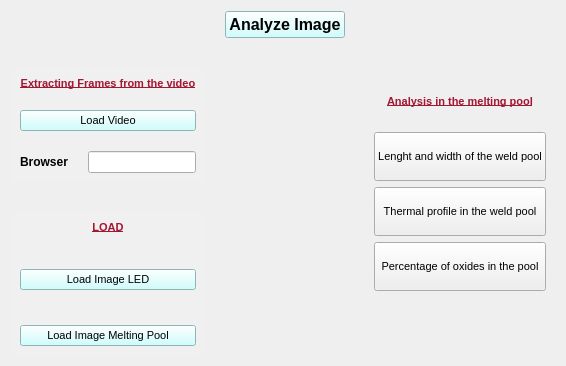
          <widget class="QWidget" name="melting_pool">
           <property name="font">
            <font>
             <pointsize>8</pointsize>
            </font>
           </property>
           <property name="styleSheet">
            <string notr="true">#melting_pool{
	background-color: rgb(240, 150, 150);

}

/*red title labels*/
#frame_extracting_title, #analysis_title, #loader_title {
color:rgb(162, 23, 51);
font-weight:bold;
text-decoration: underline;
}

/*grey rectangle layouts*/
#ImgLoader_rect, #ExtractingFrames_rect {
background-color:rgb(240, 240, 240);
}

/*blue buttons*/
#load_videoBttn, #MePoLoaderbttn, #LEDLoaderbttn, #Analyzebttn {
background-color:rgb(197, 252, 252);
}</string>
           </property>
           <attribute name="title">
            <string>Melting Pool</string>
           </attribute>
           <layout class="QGridLayout" name="gridLayout_13">
            <property name="horizontalSpacing">
             <number>20</number>
            </property>
            <property name="verticalSpacing">
             <number>30</number>
            </property>
            <item row="2" column="0">
             <widget class="QWidget" name="ImgLoader_rect" native="true">
              <layout class="QVBoxLayout" name="verticalLayout_5">
               <property name="spacing">
                <number>35</number>
               </property>
               <item>
                <widget class="QLabel" name="loader_title">
                 <property name="text">
                  <string>LOAD</string>
                 </property>
                 <property name="alignment">
                  <set>Qt::AlignmentFlag::AlignCenter</set>
                 </property>
                </widget>
               </item>
               <item>
                <widget class="QPushButton" name="LEDLoaderbttn">
                 <property name="sizePolicy">
                  <sizepolicy hsizetype="Preferred" vsizetype="Expanding">
                   <horstretch>0</horstretch>
                   <verstretch>0</verstretch>
                  </sizepolicy>
                 </property>
                 <property name="text">
                  <string>Load Image LED</string>
                 </property>
                </widget>
               </item>
               <item>
                <widget class="QPushButton" name="MePoLoaderbttn">
                 <property name="sizePolicy">
                  <sizepolicy hsizetype="Preferred" vsizetype="Expanding">
                   <horstretch>0</horstretch>
                   <verstretch>0</verstretch>
                  </sizepolicy>
                 </property>
                 <property name="text">
                  <string>Load Image Melting Pool</string>
                 </property>
                </widget>
               </item>
              </layout>
             </widget>
            </item>
            <item row="1" column="0">
             <widget class="QWidget" name="ExtractingFrames_rect" native="true">
              <property name="sizePolicy">
               <sizepolicy hsizetype="Expanding" vsizetype="Expanding">
                <horstretch>0</horstretch>
                <verstretch>0</verstretch>
               </sizepolicy>
              </property>
              <layout class="QGridLayout" name="gridLayout_16">
               <property name="spacing">
                <number>20</number>
               </property>
               <item row="2" column="0">
                <widget class="QLabel" name="Browser_label">
                 <property name="font">
                  <font>
                   <bold>true</bold>
                  </font>
                 </property>
                 <property name="text">
                  <string>Browser</string>
                 </property>
                 <property name="alignment">
                  <set>Qt::AlignmentFlag::AlignCenter</set>
                 </property>
                </widget>
               </item>
               <item row="2" column="1">
                <widget class="QLineEdit" name="Browser_show"/>
               </item>
               <item row="0" column="0" colspan="2">
                <widget class="QLabel" name="frame_extracting_title">
                 <property name="sizePolicy">
                  <sizepolicy hsizetype="Expanding" vsizetype="Expanding">
                   <horstretch>0</horstretch>
                   <verstretch>0</verstretch>
                  </sizepolicy>
                 </property>
                 <property name="text">
                  <string>Extracting Frames from the video</string>
                 </property>
                 <property name="alignment">
                  <set>Qt::AlignmentFlag::AlignHCenter|Qt::AlignmentFlag::AlignTop</set>
                 </property>
                </widget>
               </item>
               <item row="1" column="0" colspan="2">
                <widget class="QPushButton" name="load_videoBttn">
                 <property name="sizePolicy">
                  <sizepolicy hsizetype="Expanding" vsizetype="Expanding">
                   <horstretch>0</horstretch>
                   <verstretch>0</verstretch>
                  </sizepolicy>
                 </property>
                 <property name="text">
                  <string>Load Video</string>
                 </property>
                </widget>
               </item>
              </layout>
             </widget>
            </item>
            <item row="1" column="1" colspan="2">
             <widget class="QLabel" name="AnalyzedImg">
              <property name="sizePolicy">
               <sizepolicy hsizetype="Expanding" vsizetype="Expanding">
                <horstretch>0</horstretch>
                <verstretch>0</verstretch>
               </sizepolicy>
              </property>
              <property name="text">
               <string/>
              </property>
              <property name="pixmap">
               <pixmap>../../../.designer/backup/img/placeholderImgEvenSmaller.png</pixmap>
              </property>
              <property name="scaledContents">
               <bool>true</bool>
              </property>
             </widget>
            </item>
            <item row="1" column="3" rowspan="2">
             <widget class="QWidget" name="MeltingPoolAnalysis_rect" native="true">
              <layout class="QVBoxLayout" name="verticalLayout_6">
               <item>
                <widget class="QLabel" name="analysis_title">
                 <property name="text">
                  <string>Analysis in the melting pool</string>
                 </property>
                 <property name="alignment">
                  <set>Qt::AlignmentFlag::AlignCenter</set>
                 </property>
                </widget>
               </item>
               <item>
                <widget class="QPushButton" name="pushButton">
                 <property name="sizePolicy">
                  <sizepolicy hsizetype="Preferred" vsizetype="Preferred">
                   <horstretch>0</horstretch>
                   <verstretch>0</verstretch>
                  </sizepolicy>
                 </property>
                 <property name="text">
                  <string>Lenght and width of the weld pool</string>
                 </property>
                </widget>
               </item>
               <item>
                <widget class="QPushButton" name="pushButton_2">
                 <property name="sizePolicy">
                  <sizepolicy hsizetype="Preferred" vsizetype="Preferred">
                   <horstretch>0</horstretch>
                   <verstretch>0</verstretch>
                  </sizepolicy>
                 </property>
                 <property name="text">
                  <string>Thermal profile in the weld pool</string>
                 </property>
                </widget>
               </item>
               <item>
                <widget class="QPushButton" name="pushButton_3">
                 <property name="sizePolicy">
                  <sizepolicy hsizetype="Preferred" vsizetype="Preferred">
                   <horstretch>0</horstretch>
                   <verstretch>0</verstretch>
                  </sizepolicy>
                 </property>
                 <property name="text">
                  <string>Percentage of oxides in the pool</string>
                 </property>
                </widget>
               </item>
               <item>
                <widget class="QLabel" name="label">
                 <property name="text">
                  <string/>
                 </property>
                 <property name="pixmap">
                  <pixmap>../../../../Pictures/placeholderImgEvenSmaller.png</pixmap>
                 </property>
                </widget>
               </item>
              </layout>
             </widget>
            </item>
            <item row="0" column="1" colspan="2">
             <widget class="QPushButton" name="Analyzebttn">
              <property name="sizePolicy">
               <sizepolicy hsizetype="Preferred" vsizetype="Expanding">
                <horstretch>0</horstretch>
                <verstretch>0</verstretch>
               </sizepolicy>
              </property>
              <property name="font">
               <font>
                <pointsize>12</pointsize>
                <bold>true</bold>
               </font>
              </property>
              <property name="text">
               <string>Analyze Image</string>
              </property>
             </widget>
            </item>
            <item row="2" column="1">
             <widget class="QLabel" name="LEDImg">
              <property name="text">
               <string/>
              </property>
              <property name="pixmap">
               <pixmap>../../../../Pictures/placeholderImgEvenSmaller.png</pixmap>
              </property>
              <property name="scaledContents">
               <bool>true</bool>
              </property>
             </widget>
            </item>
            <item row="2" column="2">
             <widget class="QLabel" name="MePoImg">
              <property name="text">
               <string/>
              </property>
              <property name="pixmap">
               <pixmap>../../../../Pictures/placeholderImgEvenSmaller.png</pixmap>
              </property>
              <property name="scaledContents">
               <bool>true</bool>
              </property>
             </widget>
            </item>
           </layout>
          </widget>
